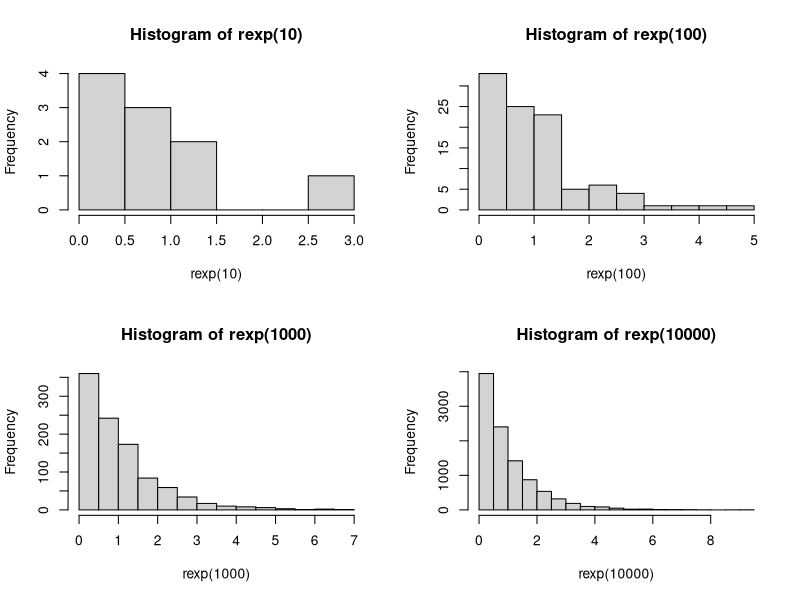

The R script that drew this image:
par(mfrow = c(2,2))
#NOMOR 5A
dexp(3)

#NOMOR 5B
set.seed(1)
hist(rexp(10))
set.seed(1)
hist(rexp(100))
set.seed(1)
hist(rexp(1000))
set.seed(1)
hist(rexp(10000))

#NOMOR 5C
n <- 100
lambda <- 3
rataan <- lambda
varian <- lambda*lambda
rataan
varian